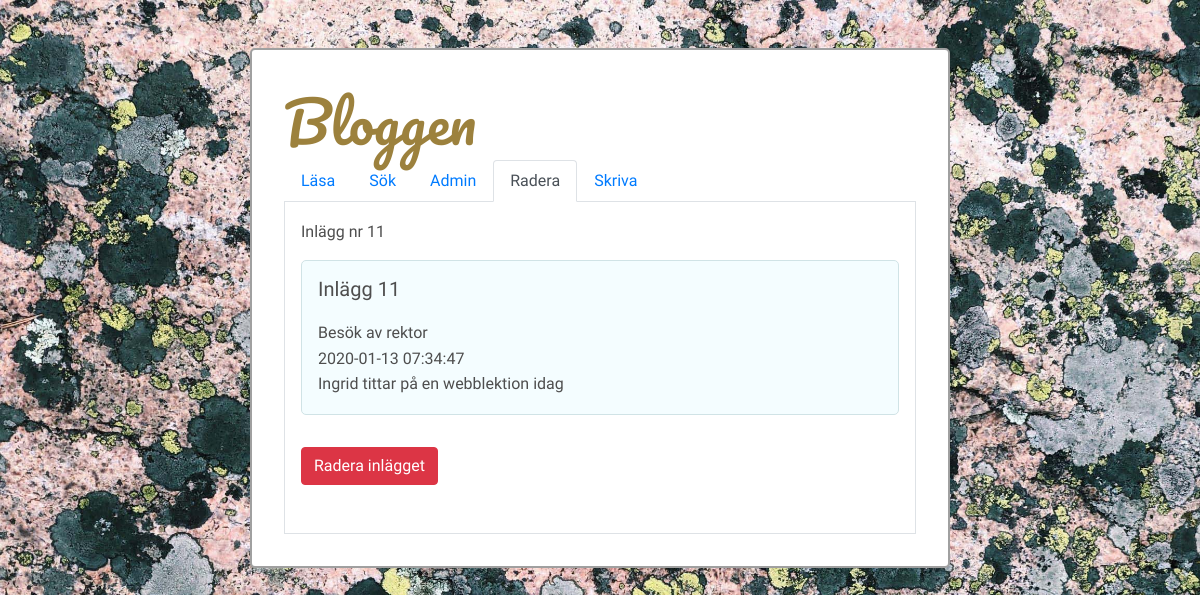
The page /labb-9/admin/radera.php?id=11 on the database its author committed.
### tables this page shows
CREATE TABLE `blog` (
  `id` int(4) NOT NULL,
  `datum` timestamp NOT NULL DEFAULT CURRENT_TIMESTAMP,
  `rubrik` varchar(50) NOT NULL,
  `inlagg` text NOT NULL
);

### labb-9/admin/radera.php (the view, shortened to what this page needs)
<?php
include_once "../admin/konfig-db.php";
?>
<!DOCTYPE html>
<html lang="sv">
<head>
    <link rel="stylesheet" href="https://stackpath.bootstrapcdn.com/bootstrap/4.3.1/css/bootstrap.min.css">
    <link rel="stylesheet" href="../style.css">
</head>
<body>
    <div class="kontainer">
        <h1 class="display-4">Bloggen</h1>
        <nav>
            <ul class="nav nav-tabs">
                <li class="nav-item"><a class="nav-link" href="../lasa.php">Läsa</a></li>
                <li class="nav-item"><a class="nav-link" href="../sok.php">Sök</a></li>
                <li class="nav-item"><a class="nav-link" href="./admin.php">Admin</a></li>
                <li class="nav-item"><a class="nav-link active">Radera</a></li>
                <li class="nav-item"><a class="nav-link" href="./skriva.php">Skriva</a></li>
            </ul>
        </nav>
        <main>
            <?php
            $id = filter_input(INPUT_GET, 'id', FILTER_SANITIZE_STRING);
            $radera = filter_input(INPUT_POST, 'radera', FILTER_SANITIZE_STRING);
            $conn = new mysqli($host, $användare, $lösenord, $databas);
            if ($id && !$radera) {
                echo "<p>Inlägg nr $id</p>";
                $sql = "SELECT * FROM blog WHERE id = '$id'";
                $result = $conn->query($sql);
                if (!$result) {
                    die("Något blev fel med SQL-satsen.");
                } else {
                    $rad = $result->fetch_assoc();
                    echo "<form action=\"#\" method=\"POST\">";
                    echo "<div class=\"inlagg\">";
                    echo "<h5>Inlägg $id</h5>";
                    echo "<p>$rad[rubrik]</p>";
                    echo "<p>$rad[datum]</p>";
                    echo "<p>$rad[inlagg]</p>";
                    echo "</div>";
                    echo "<button class=\"btn btn-danger\" name=\"radera\" value=\"1\">Radera inlägget</button>";
                    echo "</form>";
                }
            }
            ?>
        </main>
    </div>
</body>
</html>

### labb-9/style.css (style rules this page uses)
html { box-sizing: border-box; }
*, *:before, *:after { box-sizing: inherit; }
body, h1, h2, h3, h4, h5, h6, p, ul { margin: 0; padding: 0; }
body { background: #F9F6EB url("./bilder/photo-1577271015616-9b74c52daace.jpg") fixed; background-size: cover; }
.kontainer { width: 700px; padding: 2em; margin: 3em auto; background: #fff; border-radius: 5px; font-family: 'Source Sans Pro', sans-serif; border: 2px solid #a0a0a0; color: #4e4e4e; }
main { padding: 1em; border-left: 1px solid #dee2e6; border-right: 1px solid #dee2e6; border-bottom: 1px solid #dee2e6; }
form { margin: 1em 0; color: #4e4e4e; }
button { margin: 1em 0; padding: 0.7em; border-radius: 0.3em; border: none; font-weight: bold; color: #FFF; background-color: #55a5d2; }
h1, h2, h3 { color: #9c813d; }
h1, h2, h3, p { margin: 0.1em 0; }
h1 { font-family: 'Pacifico', cursive; }
h5 { margin-bottom: 1em; }
.inlagg { background: #f4fdff; border: 1px solid #d0e3e6; padding: 1em; margin-bottom: 1em; border-radius: 5px; }

### rows shown on the page
blog: rubrik "Besök av rektor", datum "2020-01-13 07:34:47", inlagg "Ingrid tittar på en webblektion idag"

### other values the page prints
$id "11"
